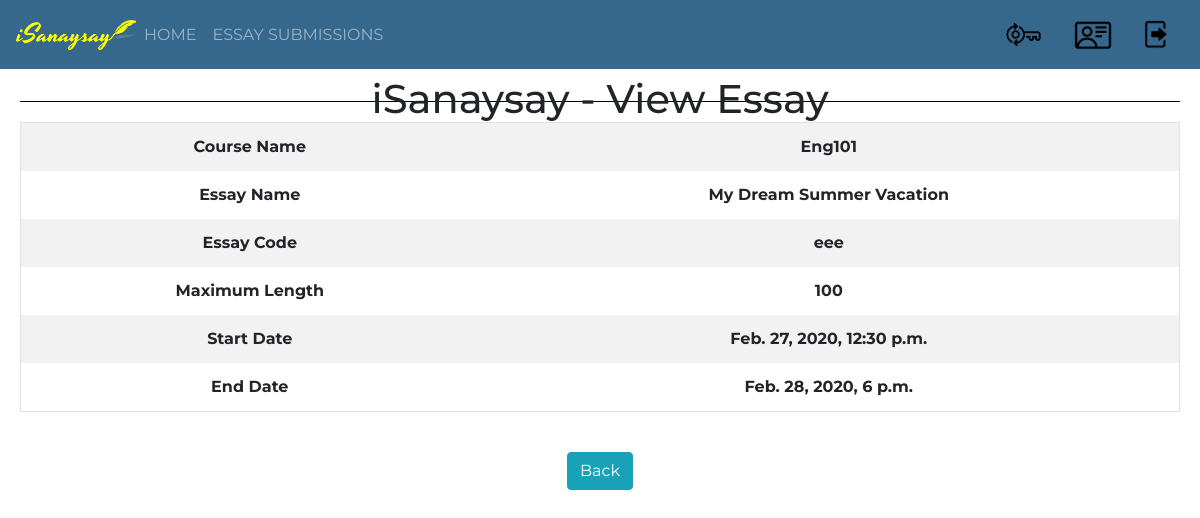
Before: /isanaysay/view_essay/2 (signed in) with the older database file.
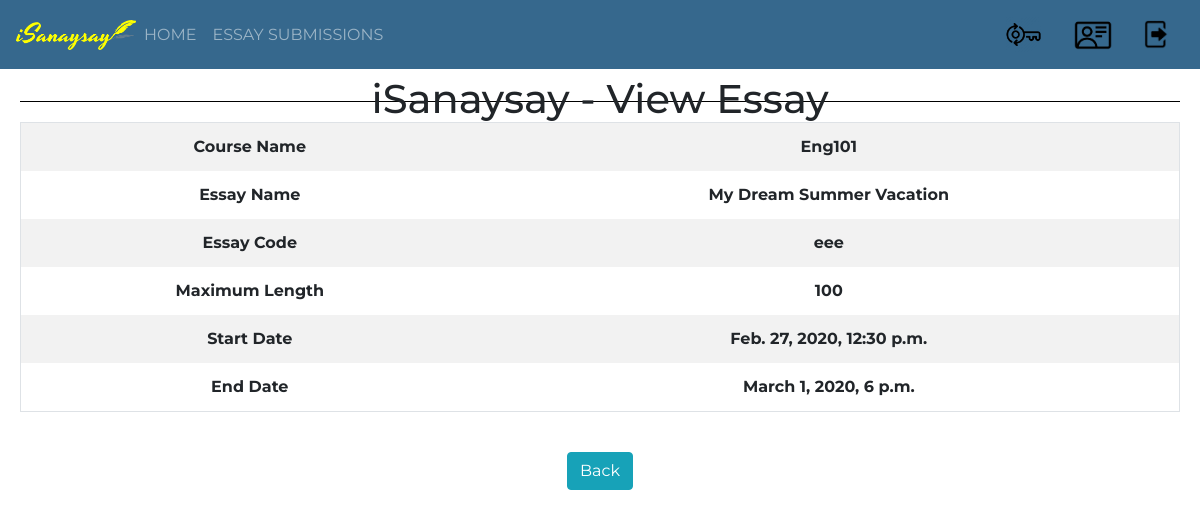
After: the same page with the newer database file.
### users/models.py (models this page shows, shortened)
class Essay(models.Model):
    course = models.ForeignKey(Course, verbose_name="Course", on_delete = models.CASCADE)
    name = models.CharField(verbose_name="Essay Name", max_length=300)
    essay_description = models.CharField(verbose_name="Essay Description", max_length=1500)
    essay_code = models.CharField(verbose_name="Essay Code", max_length=100)
    maximum_length = models.IntegerField(verbose_name="Maximum Length")
    start_date_time = models.DateTimeField(verbose_name="Essay Start Date and Time")
    end_date_time = models.DateTimeField(verbose_name="Essay End Date and Time")
    criteria_no_1 = models.FloatField(verbose_name="Grammar",default=0)
    criteria_no_2 = models.FloatField(verbose_name="Spelling",default=0)
    criteria_no_3 = models.FloatField(verbose_name="Content",default=0)
    words = models.CharField(verbose_name="Words",max_length=10000,default="")

class Course(models.Model):
    pass
    semester_Choices = (
        ('A', 'First Semester'),
        ('B', 'Second Semester'),
        ('C', 'Summer'),
    )
    shoolYear_Choices = (
        ('1', '2019-2020'),
        ('2', '2020-2021'),
        ('3', '2021-2022'),
    )
    name = models.CharField(verbose_name="Course Name", max_length=128)
    course_code = models.CharField(verbose_name="Course Code", max_length=128)
    course_description = models.CharField(verbose_name="Course Description", max_length=500)
    course_detail = models.CharField(verbose_name="Course Detail", max_length=100)
    course_unit = models.IntegerField(verbose_name="Course Units", default=3)
    course_semester = models.CharField(max_length=1,choices=semester_Choices, default='A', verbose_name="Semester")
    course_school_year = models.CharField(max_length=1,choices=shoolYear_Choices, default='20', verbose_name="School Year")
    start_date = models.DateField(verbose_name="Course Start Date")
    end_date = models.DateField(verbose_name="Course End Date")
    students = models.ManyToManyField(CustomUser, related_name='students_enrolled')
    teacher = models.ForeignKey(CustomUser, verbose_name="Teacher", on_delete = models.CASCADE)
    def __str__(self):
        return "%s" % self.course_code

### users/views.py (the view)
# urls.py: url(r'^view_essay/(?P<essay_id>\d+)$', view_essay, name='view-essay'),
def view_essay(request,essay_id):
    if request.user.is_authenticated:
    	template = "view_essay.html"
    	essay = Essay.objects.get(id=int(essay_id))
    	context = {
    		'essay': essay,
    	}
    	return render(request, template, context)
    else:
        return HttpResponseRedirect(reverse_lazy('index'))

### templates/view_essay.html (shortened to what this page needs)
{% extends 'base.html' %}
{% block content %}
	<div id="parent"><div id="child"><br/><br/>
		<h1>iSanaysay - View Essay</h1>
			<table class="table table-bordered table-striped">
				<tbody>
					<tr>
						<th>Course Name</th>
						<th>{{ essay.course }}</th>
					</tr>
					<tr>
						<th>Essay Name</th>
						<th>{{ essay.name }}</th>
					</tr>
					<tr>
						<th>Essay Code</th>
						<th>{{ essay.essay_code }}</th>
					</tr>
					<tr>
						<th>Maximum Length</th>
						<th>{{ essay.maximum_length }}</th>
					</tr>
					<tr>
						<th>Start Date</th>
						<th>{{ essay.start_date_time }}</th>
					</tr>
					<tr>
						<th>End Date</th>
						<th>{{ essay.end_date_time }}</th>
					</tr>
				</tbody>
			</table><br/>
		<a href="{% url 'view-essays' %}" class="btn btn-info">Back</a>
	</div></div>
{% endblock %}

Changed rows visible on the page:
changed Essay "My Dream Summer Vacation": end_date_time "Feb. 28, 2020, 6 p.m." → "March 1, 2020, 6 p.m."
